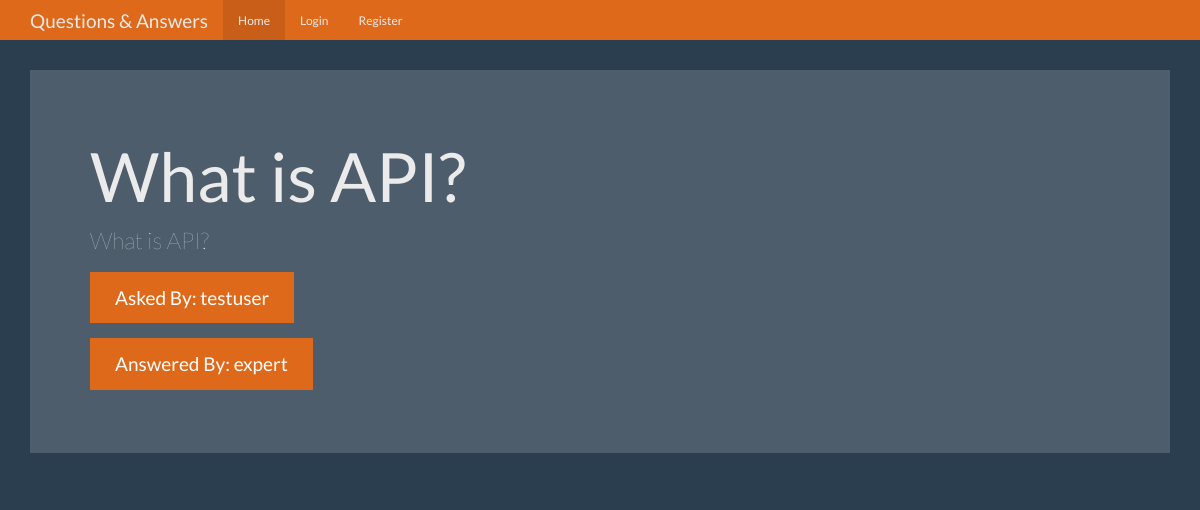
Screenshot of /question/1 with the database file from the repository.
### tables this page shows
CREATE TABLE questions (
    id integer primary key autoincrement,
    question_text text not null,
    answer_text text,
    asked_by_id integer not null,
    expert_id integer not null
);

CREATE TABLE users(
    id integer primary key autoincrement,
    name text not null,
    password text not null,
    expert boolean not null,
    admin boolean not null
);

### app.py (the view)
@app.route('/question/<question_id>')
def question(question_id):
    user = get_current_user()
    db = get_db()
    question_cur = db.execute('''select questions.question_text, questions.answer_text, askers.name as asker_name, experts.name as expert_name from questions
                               join users as askers on askers.id = questions.asked_by_id
                               join users as experts on experts.id = questions.expert_id where questions.id = ?''', [question_id])
    question = question_cur.fetchone()
    return render_template('question.html', user=user, question=question)

### app.py (called while the page is built)
def get_current_user():
    user_result = None
    if 'user' in session:
        user = session['user']
        db = get_db()
        user_cur = db.execute('select id, name, password, expert, admin from users where name = ?', [user])
        user_result = user_cur.fetchone()
    return user_result

### database.py (called while the page is built)
def connect_db():
    sql = sqlite3.connect('E:\QuesAns_FlaskApp\questions.db')
    sql.row_factory = sqlite3.Row
    return sql

def get_db():
    if not hasattr(g, 'sqlite_db'):
        g.sqlite_db = connect_db()
    return g.sqlite_db

### templates/question.html (shortened to what this page needs)
{% extends 'base.html' %}
{% from "show_links.html" import show_links %}
{% block nav %}
{{ show_links(user) }}
{% endblock %}
{% block body %}
      <div class="jumbotron">
        <h1>{{ question['question_text'] }}</h1>
        <p>{{ question['question_text'] }}</p>
        <p><a class="btn btn-primary btn-lg">Asked By: {{ question['asker_name'] }}</a></p>
        <p><a class="btn btn-primary btn-lg">Answered By: {{ question['expert_name'] }}</a></p>
      </div>
      {% endblock %}

### static/theme.css (style rules this page uses)
body { padding-top: 70px; padding-bottom: 30px; }

### rows the page displays
questions: question_text "What is API?"
users: asker_name "testuser"
users: expert_name "expert"
